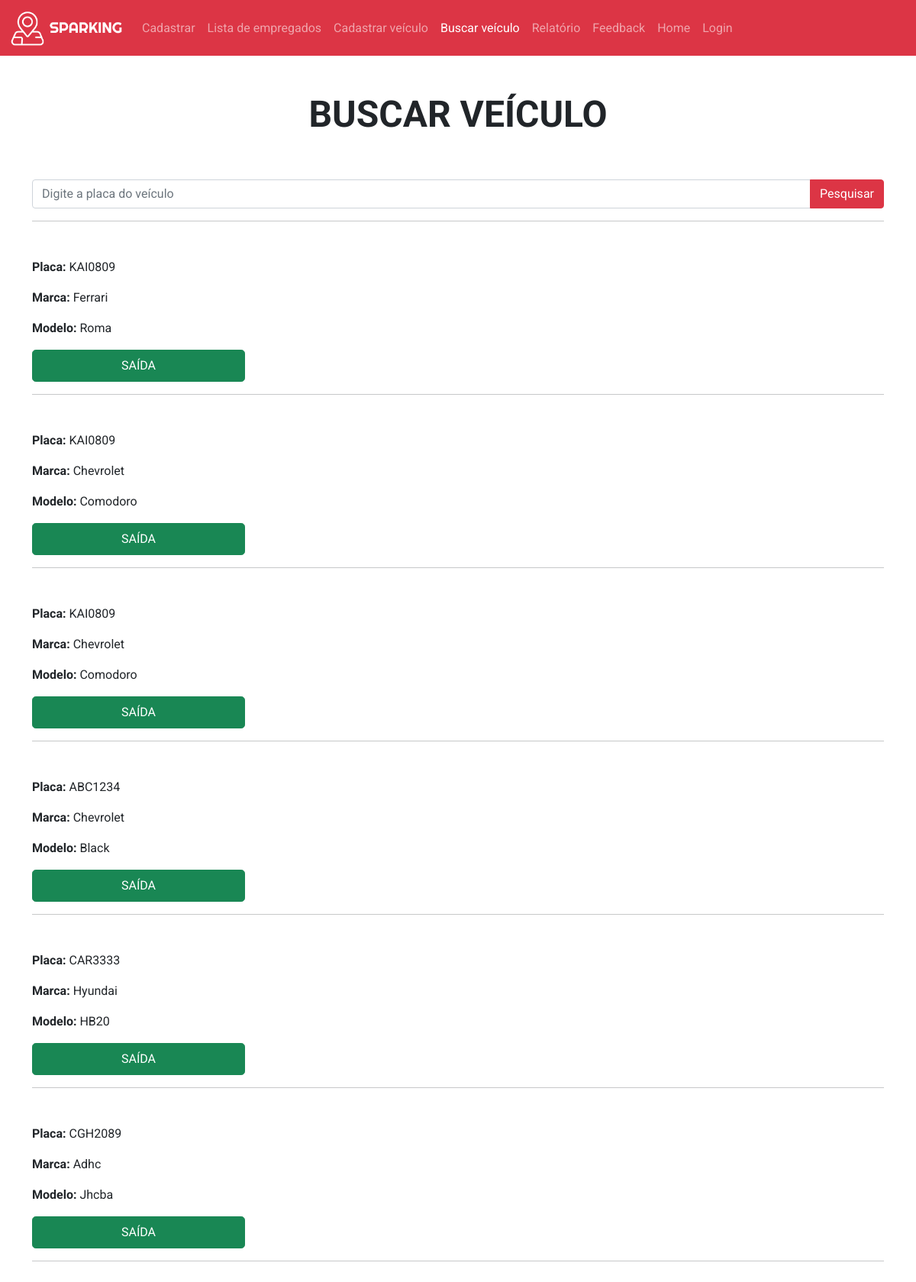
Screenshot of /buscar_veiculo.php with the database file from the repository.
### tables this page shows
CREATE TABLE `veiculos` (
  `id_veiculo` int(4) NOT NULL,
  `marca` varchar(50) DEFAULT NULL,
  `modelo` varchar(50) DEFAULT NULL,
  `placa` char(7) DEFAULT NULL,
  `entrada` datetime DEFAULT NULL,
  `saida` datetime DEFAULT NULL,
  `pagamento` decimal(5,2) DEFAULT NULL
);

### buscar_veiculo.php (the view, shortened to what this page needs)
<?php
include_once('php/conect.php');
?>
<!DOCTYPE html>
<html lang="pt-br">
<head>
  <link rel="stylesheet" href="css/cadastro_de_veiculo.css">
  <link rel="stylesheet" href="css/home.css">
  <link href="https://cdn.jsdelivr.net/npm/bootstrap@5.0.2/dist/css/bootstrap.min.css" rel="stylesheet">
</head>
<body id="body">
  <nav class="navbar sticky-top navbar-expand-lg navbar-dark bg-danger">
    <div class="container-fluid">
    <a class="navbar-brand" href="index.php"><img width="150" src="logo/LOGOBRANCA.png" alt="Logo da Sparking"></a>
      <div class="collapse navbar-collapse" id="navbarNavAltMarkup">
        <div class="navbar-nav">
        <?php
            if($_SESSION['cargo'] == 'func'){
                echo '<a class="nav-link" href="cadastro_veiculo.php">Cadastrar veículo</a>
                      <a class="nav-link active" href="buscar_veiculo.php">Buscar veículo</a>';
            }else{
                echo'<a class="nav-link" aria-current="page" href="cad_func.php">Cadastrar</a>
                      <a class="nav-link" href="php/lista_empregados.php">Lista de empregados</a>
                      <a class="nav-link" href="cadastro_veiculo.php">Cadastrar veículo</a>
                      <a class="nav-link active" href="buscar_veiculo.php">Buscar veículo</a>
                      <a class="nav-link" href="php/relatorio.php">Relatório</a>
                      <a class="nav-link" href="php/mensagem.php">Feedback</a>';
            }
          ?>
          <a class="nav-link" href="index.php">Home</a>
          <a id="login" class="nav-link" href="login.php">Login</a>
        </div>
      </div>
    </div>
  </nav>
  <div class="container-fluid">
    <h1 class="text-center py-5 text-uppercase display-5 fw-bold">buscar veículo</h1>
  </div>
  <div class="container">
      <form class="input-group" action="php/proc_buscar_veiculo.php" method="post">
          <input class="form-control" name="placa_veiculo" type="text" oninput="this.value = this.value.toUpperCase()" placeholder="Digite a placa do veículo" minlength="7" maxlength="7" autofocus required aria-describedby="button-addon2">
          <button type="submit" class="btn btn-danger" id="button-addon2">Pesquisar</button>
      </form>
      <hr>
    </div>
  <div class="container my-5">
        <?php
        $mostrar_veiculo = "SELECT * FROM veiculos WHERE saida IS NULL ";
        $query = mysqli_query($conn, $mostrar_veiculo);
        while ($row_veiculo = mysqli_fetch_assoc($query)) {
              echo "<p class='mt-5'><strong>Placa:</strong> " . $row_veiculo['placa'] . "</p>";
              echo "<p class='text-capitalize'><strong>Marca:</strong> " . $row_veiculo['marca'] . "</p>";
              echo "<p class='text-capitalize'><strong>Modelo:</strong> " . $row_veiculo['modelo'] . "</p>";
              echo "<a style='text-decoration: none;' class='btn btn-success w-25 rounded-3 text-uppercase text-center py-2' href='php/saida_veiculo.php? placa=" . $row_veiculo['placa'] . "'>Saída</a><hr>";
        }
        ?>
    </div>
</body>

### css/cadastro_de_veiculo.css (style rules this page uses)
* { font-family:'Roboto', sans-serif; }
body { margin: 0px; border: 0px; padding: 0px; }

### css/home.css (style rules this page uses)
* { font-family:'Roboto', sans-serif; margin: 0px; padding: 0px; }
div { margin: 0px; padding: 0px; border: 0px; }
#body { overflow-x: hidden; margin: 0px; padding: 0px; }

### rows the page displays
veiculos: placa "KAI0809", marca "Ferrari", modelo "Roma"
veiculos: placa "KAI0809", marca "Chevrolet", modelo "Comodoro"
veiculos: placa "KAI0809", marca "Chevrolet", modelo "Comodoro"
veiculos: placa "ABC1234", marca "Chevrolet", modelo "Black"
veiculos: placa "CAR3333", marca "Hyundai", modelo "HB20"
veiculos: placa "CGH2089", marca "Adhc", modelo "Jhcba"
